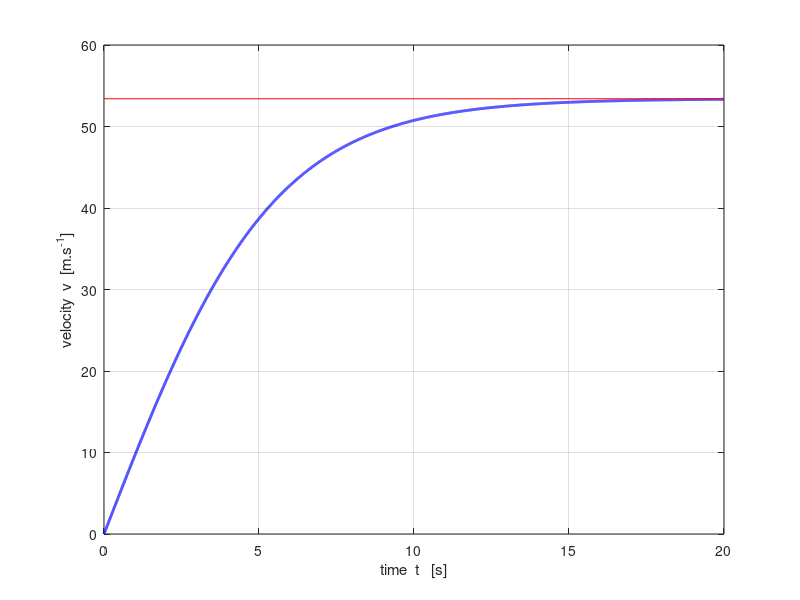
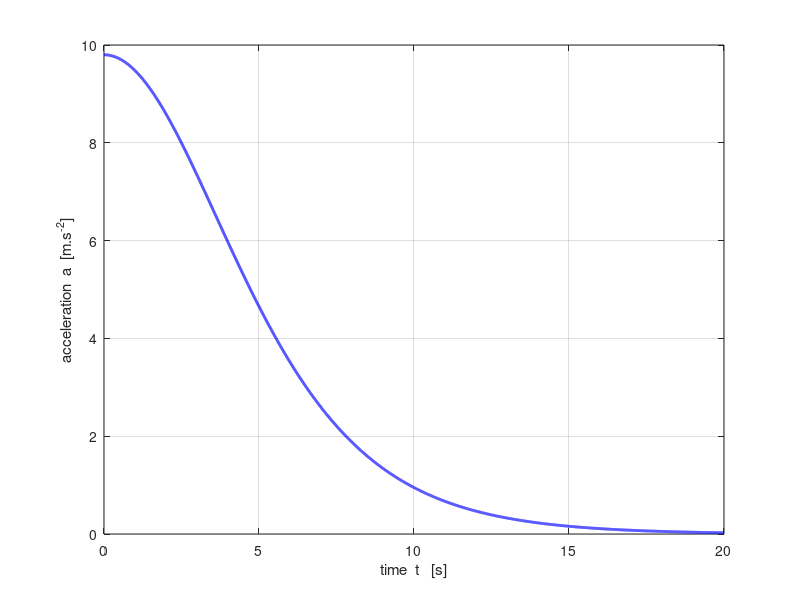
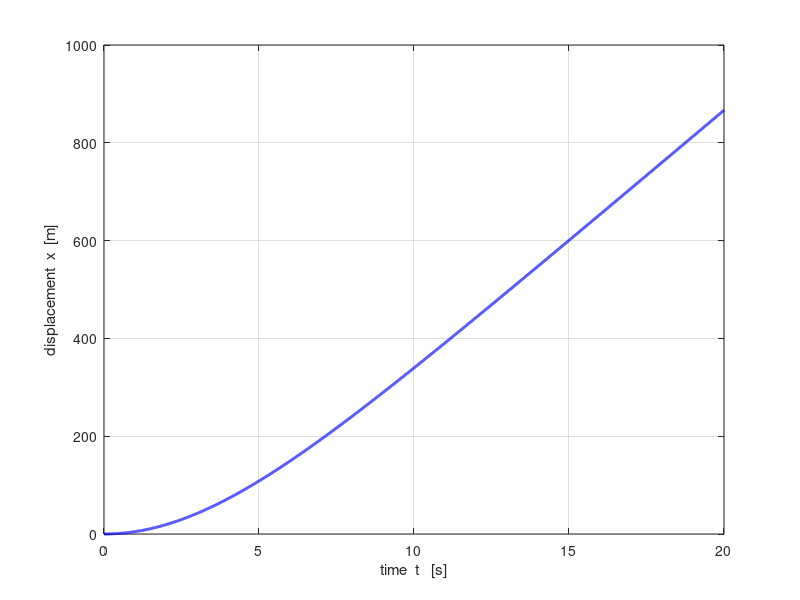
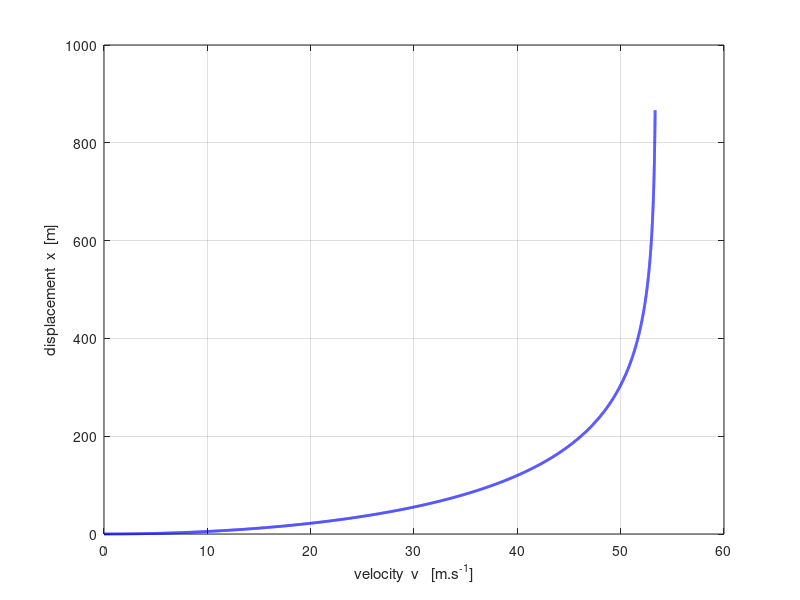

Write the MATLAB code that produced these figures, in order.
% mec_stokes.m

% 21 apr 2015
% Ian Cooper   School of Physics   University of Sydney
% cooper@physics.usyd.edu.au
% http://www.physics.usyd.edu.au/teach_res/mp/mphome.htm
% Motion of an object falling through a fluid
% Stokes Law - numerical calculation of a, v and x
% S.I. units used for all physical quantities

clear all
close all
clc
hold on
% INPUTS -----------------------------------------------------------------
  R = 0.5;%2e-4;                 % radius of object
  CD = 0.5; %1e3;                 % drag coefficient
  rho = 7800;                      % density of object
  rhoF = 1.225 ;%1.2;               % density of fluid
  visc = 1.789e-5 ;%1.8e-5;         % viscosity of fluid
  tMin = 0;
  tMax = 20;
  N = 10000;
% SETUP ------------------------------------------------------------------
  g = 9.8;                  % acceleration due to gravity
  Vol = (4/3)*pi*R^3;       % volume of object
  m = Vol*rho;              % mass of object
  m =  70; % 2.7e-3;              % mass instead of calc from density
  FG = m*g;                 % weigth of object
  A = pi*R^2;               % Cross-sectional area of object
  v0 = 0;                   % initial velocity of object
 
  k1 = 0.5 * CD * A * rhoF / m;     % Drag force constant
  
  vT = sqrt(2 * m * g / (CD * A * rhoF));    % terminal velocity

  t = linspace(tMin,tMax,N);          % time
  dt = t(2)-t(1);                     % time step
  x = zeros(N,1);                     % displacement
  v = zeros(N,1);                     % velocity
  a = zeros(N,1);                     % acceleration

  % Starting Values  
  x(1) = 0;
  v(1) = v0;
  if v(1) == 0 
     a(1) = g;
  else
        a(1) = g - k1 * v(1)^3 / abs(v(1));
  end
  
  v(2) = v(1) + a(1) * dt;
  a(2) = g - k1 * v(2)^3 / abs(v(2));
  v(2) = v(1) + 0.5 *(a(1)+a(2)) * dt;
  

% Finite Difference procedure
for k = 1 : N-2
    v(k+2) = v(k) + 2*dt * (g - k1 * v(k+1)^3 / abs(v(k+1)));
end

 for k = 1 : N-2
     x(k+2) = x(k) + 2*dt * v(k+1);
 end
 
  for k = 3 : N
     a(k) = g - k1 * v(k).^3 ./ abs(v(k));
  end
  
  NR = (2*rhoF*R/visc) .* abs(v);           % Reynolds number
 
% forces
F_G = FG .* ones(1,N);
F_R = m.*a - F_G';
  
% GRAPHICS ================================================================
%xValues = 0:0.1:0.4;
figure(1)    % velocity / time
col = 'b';
fs = 9;
set(gcf,'units','normalized','position',[0.2 0.2 0.18 0.22]);
tx = 'time  t   [s]';
ty = 'velocity  v  [m.s^{-1}]';
xP = t; yP = v;

%Xrange = [0 1.0 * max(xP)];
Xrange = [0 1.0*tMax];
%Yrange = [0 1.1 * max(yP)];
  plot(xP,yP,col,'lineWidth',2)
xlabel(tx); ylabel(ty);
set(gca,'Xlim',Xrange);
%set(gca,'Ylim',Yrange);
%set(gca,'Xtick',xValues);
grid on

hold on
 plot([0 tMax],[vT vT],'r');
box on
figure(2)   % acceleration / time  aaaaaaaaaaaaaaaaaaaaaaaaaaaaaaaaaaaaaaa
fs = 9;
set(gcf,'units','normalized','position',[0.4 0.2 0.18 0.22]);
tx = 'time  t   [s]';
ty = 'acceleration  a  [m.s^{-2}]';
xP = t; yP = a;

% Xrange = [0 1.0 * max(xP)];
% Yrange = [-1.1*max(yP) 1.1 * max(yP)];
% Xrange = [0 1.0 * 2];
% Yrange = [-1.1*10 1.1 * 10];
   plot(xP,yP,col','lineWidth',2)
grid on
xlabel(tx); ylabel(ty);
set(gca,'Xlim',Xrange);
%set(gca,'Ylim',Yrange);
%set(gca,'Xtick',xValues);
% 
figure(3)   % displacement / time xxxxxxxxxxxxxxxxxxxxxxxxxxxxxxxxxxxxxxx
fs = 9;
set(gcf,'units','normalized','position',[0.6 0.2 0.18 0.22]);
tx = 'time  t   [s]';
ty = 'displacement  x  [m]';
xP = t; yP = x;

% Xrange = [0 1.0 * max(xP)];
% Yrange = [0 1.1 * max(yP)];
% Xrange = [0 1.0 * 2];
% Yrange = [-20 1.1 * 40];
   plot(xP,yP,col','lineWidth',2)
grid on
xlabel(tx); ylabel(ty);
set(gca,'Xlim',Xrange);
%set(gca,'Ylim',Yrange);
%set(gca,'Xtick',xValues);
hold on
box on

figure(4)   % displacement  /  velocity  xvxvxvxvxvxvxvxvxvxvxvxvxvxvxvxv
fs = 9;
set(gcf,'units','normalized','position',[0.8 0.2 0.18 0.22]);
tx = 'velocity  v   [m.s^{-1}]';
ty = 'displacement  x  [m]';
xP = v; yP = x;

% Xrange = [0 1.0 * max(xP)];
% Yrange = [0 1.1 * max(yP)];
% Xrange = [0 1.0 * 2];
% Yrange = [0 1.1 * 10];
   plot(xP,yP,col','lineWidth',2)
grid on
xlabel(tx); ylabel(ty);
%set(gca,'Xlim',Xrange);
%set(gca,'Ylim',Yrange);

figure(5)   % forces / time  ffffffffffffffffffffffffffffffffffffffffffff
fs = 9;
set(gcf,'units','normalized','position',[0.1 0.5 0.18 0.22]);
tx = 'time  t  [s]';
ty = 'Force  [N]';
xP = t; yP = F_G;

% Xrange = [0 1.0 * max(xP)];
% Yrange = [0 1.1 * max(yP)];
% Xrange = [0 1.0 * 2];
% Yrange = [0 1.1 * 10];
   plot(xP,yP,col','lineWidth',2)
grid on
xlabel(tx); ylabel(ty);

hold on
   col = 'r';
   yP = F_R;
   plot(xP,yP,col','lineWidth',2)
   
   yP = F_G + F_R' ;
  
   col = 'k';
   plot(xP,yP,col','lineWidth',1)
   
set(gca,'Xlim',Xrange);
%set(gca,'Ylim',Yrange);
%set(gca,'Xtick',xValues);
%legend('F_G','F_R','F_{net}','Orientation','horizontal');
title('    ');

figure(6)   % Reynolds Number / time RRRRRRRRRRRRRRRRRRRRRRRRRRRRRRRRRRR
fs = 9;
col = 'b';
set(gcf,'units','normalized','position',[0.4 0.5 0.18 0.22]);
tx = 'time  t  [s]';
ty = 'Reynolds No.  N_R';

xP = t; yP = NR;

% Xrange = [0 1.0 * max(xP)];
% Yrange = [0 1.1 * max(yP)];
% Xrange = [0 1.0 * 2];
% Yrange = [0 1.1 * 10];
   plot(xP,yP,col','lineWidth',2)
grid on
xlabel(tx); ylabel(ty);

set(gca,'Xlim',Xrange);
%set(gca,'Ylim',Yrange);
%set(gca,'Xtick',xValues);
